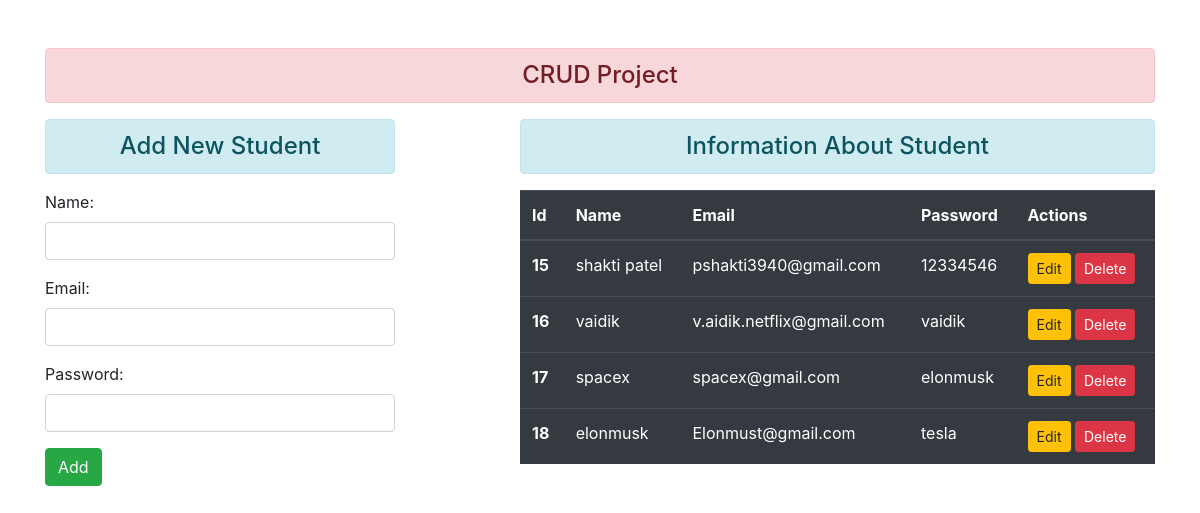
The page / on the database its author committed.
### userinfo/models.py (models this page shows)
class userinfo(models.Model):
    name = models.CharField(max_length=40)
    email = models.EmailField(max_length=30)
    password = models.CharField(max_length=30)

### userinfo/views.py (the view)
# urls.py: 2. Add a URL to urlpatterns:  path('', views.home, name='home')
def home(request):
    if request.method == "POST":
        userObj = dataForm(request.POST)
        if userObj.is_valid():
            name = userObj.cleaned_data['name']
            email = userObj.cleaned_data['email']
            password = userObj.cleaned_data['password']
            data = userinfo(name=name,email=email,password=password)
            data.save()
            userObj = dataForm()
    else:
        userObj = dataForm()
    userd = userinfo.objects.all()
    return render(request,"userinfo/add_show.html",{'form':userObj,"data":userd})

### userinfo/forms.py
class dataForm(forms.ModelForm):
    class Meta:
        model = userinfo
        fields = ['name','email','password']
        widgets = {
            'name':forms.TextInput(attrs={'class':'form-control'}),
            'email':forms.EmailInput(attrs={'class':'form-control'}),
            'password':forms.PasswordInput(render_value=True, attrs={'class':'form-control'}),
        }

### userinfo/templates/userinfo/add_show.html (shortened to what this page needs)
{% extends 'userinfo/base.html' %} {% block title %}add/show{% endblock title %}
{% block contant %}
<div class="row">
  <div class="col-sm-4">
    <h4 class="text-center alert alert-info">Add New Student</h4>
    <form action="" method="post">
      {% csrf_token %} {{form.as_p}}
      <input type="submit" value="Add" class="btn btn-success" />
    </form>
  </div>
  <div class="col-sm-7 offset-1">
    <h4 class="text-center alert alert-info">Information About Student</h4>
    {% if data %}
    <table class="table table-hover table-dark">
      <thead>
        <tr>
          <th scope="col">Id</th>
          <th scope="col">Name</th>
          <th scope="col">Email</th>
          <th scope="col">Password</th>
          <th scope="col">Actions</th>
        </tr>
      </thead>
      <tbody>
      {% for subdata in data %}
        <tr>
          <th scope="row">{{subdata.id}}</th>
          <td>{{subdata.name}}</td>
          <td>{{subdata.email}}</td>
          <td>{{subdata.password}}</td>
          <td>
          <a href="{% url 'update' subdata.id %}" class="btn btn-warning btn-sm">Edit</a>
          <form action="{% url 'del' subdata.id %}" method="POST" class='d-inline'>
          <input type="submit" value="Delete" class="btn btn-danger btn-sm"></form>
          </td>
        </tr>
    {% endfor %}
      </tbody>
    </table>
    {% endif %}
  </div>
</div>
{% endblock contant %}

### userinfo/templates/userinfo/base.html (shortened to what this page needs)
<!doctype html>
<html lang="en">
  <head>
    <link rel="stylesheet" href="https://cdn.jsdelivr.net/npm/bootstrap@4.5.3/dist/css/bootstrap.min.css">
  </head>
  <body>
  <div class="container mt-5">
  <h4 class="text-center alert alert-danger">CRUD Project</h4>
  {% block contant %}
  {% endblock contant %}
  </div>
  </body>
</html>

### rows shown on the page
userinfo: id "15", name "shakti patel", email "pshakti3940@gmail.com", password "12334546"
userinfo: id "16", name "vaidik", email "v.aidik.netflix@gmail.com", password "vaidik"
userinfo: id "17", name "spacex", email "spacex@gmail.com", password "elonmusk"
userinfo: id "18", name "elonmusk", email "Elonmust@gmail.com", password "tesla"
